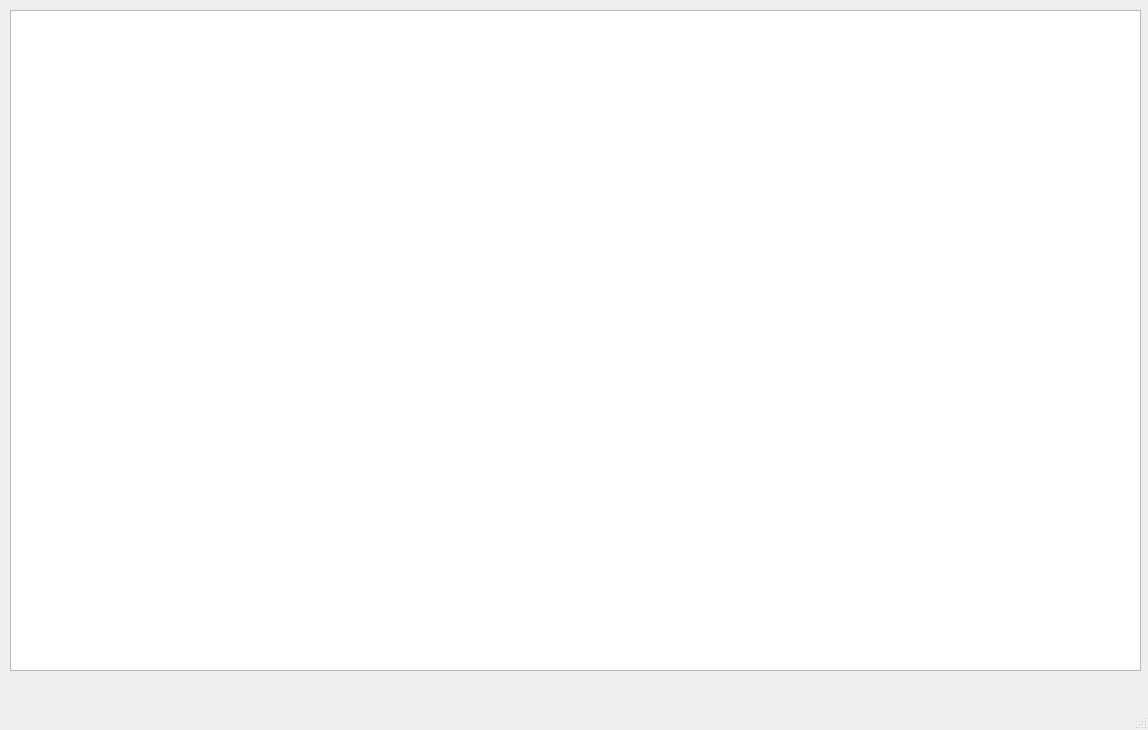
<?xml version="1.0" encoding="UTF-8"?>
<ui version="4.0">
 <class>Hangman</class>
 <widget class="QMainWindow" name="Hangman">
  <property name="geometry">
   <rect>
    <x>0</x>
    <y>0</y>
    <width>1148</width>
    <height>730</height>
   </rect>
  </property>
  <property name="windowTitle">
   <string>Hangman</string>
  </property>
  <widget class="QWidget" name="centralwidget">
   <widget class="QGraphicsView" name="graphicsView">
    <property name="geometry">
     <rect>
      <x>10</x>
      <y>10</y>
      <width>1131</width>
      <height>661</height>
     </rect>
    </property>
   </widget>
  </widget>
  <widget class="QMenuBar" name="menubar">
   <property name="geometry">
    <rect>
     <x>0</x>
     <y>0</y>
     <width>1148</width>
     <height>26</height>
    </rect>
   </property>
  </widget>
  <widget class="QStatusBar" name="statusbar"/>
 </widget>
 <resources/>
 <connections/>
</ui>
